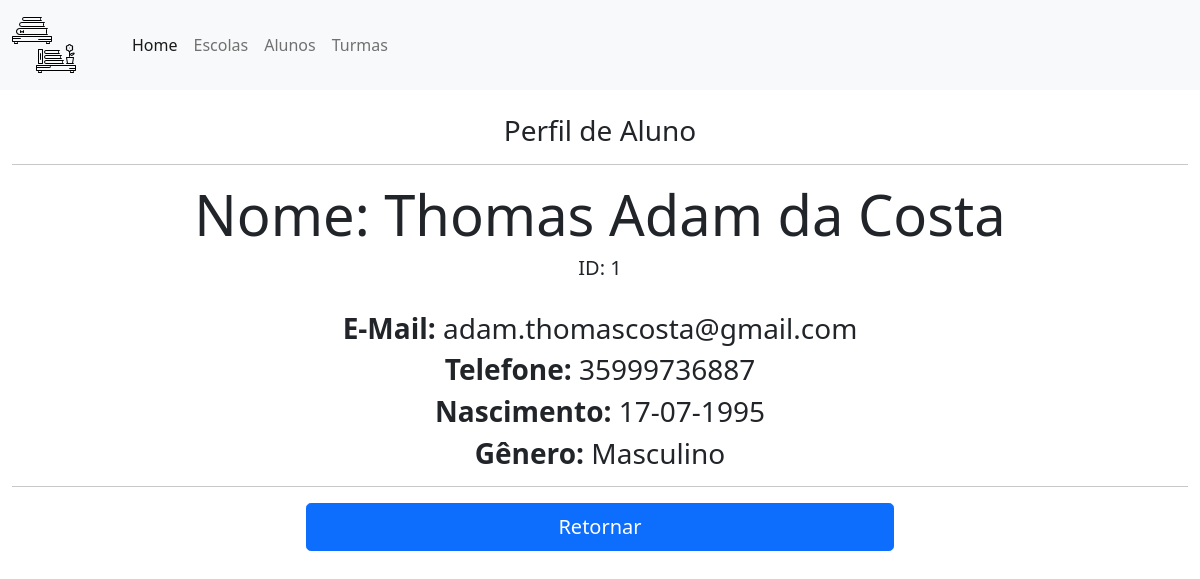
The app's page /View/pages/verAluno.php?idAluno=1 with its own data.
### tables this page shows
CREATE TABLE IF NOT EXISTS tb_aluno (  
    idAluno int(11) NOT NULL AUTO_INCREMENT,
    nome VARCHAR(128) NOT NULL,
    nascimento DATE DEFAULT NULL,
    telefone BIGINT(20) DEFAULT NULL,
    email VARCHAR(128) NOT NULL,
    genero VARCHAR(64) DEFAULT NULL,
    PRIMARY KEY (idAluno)
)DEFAULT CHARSET=utf8;

### Controller/BD.php (called while the page is built, shortened)
<?php
class BD_teste
{
    private $database = "db_teste";
    private $host = "localhost";
    private $user = "root";
    private $senha_user = "";
    private $conn;
    private $tables = array('aluno'=>'.tb_aluno','escola'=>'.tb_escola', 'turma'=>'.tb_turma', 'alunoturma'=>'.tb_AlunoTurma');
    public function __construct()
    {
        $this->conn = new PDO("mysql:dbname=$this->database;host=$this->host", "$this->user", "$this->senha_user");
    }
    public function searchExactlyAluno($busca, $atr)
    {
        $stmt = $this->conn->prepare(
            "SELECT * FROM ".$this->database.$this->tables['aluno'].
            " WHERE $atr = '$busca'"
        );
        $stmt->execute();
        $results = $stmt->fetchAll(PDO::FETCH_ASSOC);
        return $results;
    }
}

### View/pages/verAluno.php (the view, shortened to what this page needs)
<?php
$link_alunoPagina = './alunoPagina.php';
?>
<?php require_once '../header.php'; ?>
<?php
require_once '../../Controller/BD.php';
$bd = new BD_teste();
$results = $bd->searchExactlyAluno($_GET['idAluno'], "idAluno")[0];
?>
<div class="container-fluid" style="width:100%; justify-content: center; text-align: center; ">
    <div>
        <br />
        <h3>Perfil de Aluno</h3>
        <hr />
        <div class="jumbotron jumbotron-fluid">
            <div class="container">
                <h1 class="display-4"><strong>Nome: </strong><?php echo $results['nome']; ?></h1>
                <h3 class="lead"><strong>ID: </strong> <?php echo $results['idAluno']; ?></h3>
                <br />
                <h3><strong>E-Mail: </strong> <?php echo $results['email']; ?></h3>
                <h3><strong>Telefone: </strong> <?php echo $results['telefone']; ?></h3>
                <h3><strong>Nascimento: </strong> <?php echo date('d-m-Y', strtotime($results['nascimento'])); ?></h3>
                <h3><strong>Gênero: </strong> <?php echo $results['genero']; ?></h3>
            </div>
        </div>
        <hr />
        <div class="d-grid gap-2 col-6 mx-auto">
            <a href=<?php echo $link_alunoPagina ?> class="btn btn-primary btn-lg">Retornar</a>
        </div>
    </div>
</div>
<?php require_once '../footer.php'; ?>

### records on screen
tb_aluno: nome "Thomas Adam da Costa", idAluno "1", email "adam.thomascosta@gmail.com", telefone "35999736887", nascimento "17-07-1995", genero "Masculino"
